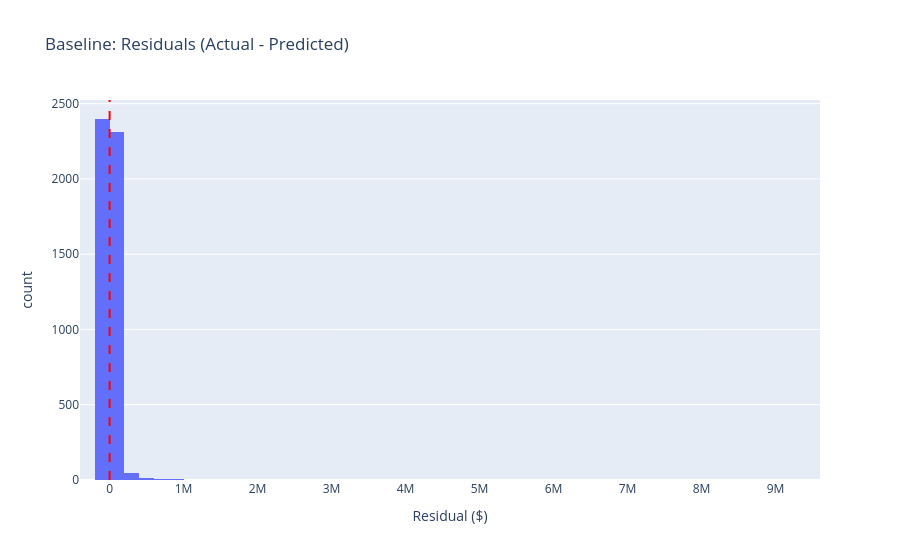

The notebook cell saved with this chart:
### Code cell
baseline_residuals = baseline_actual - baseline_preds

fig = px.histogram(
    baseline_residuals,
    nbins=80,
    title="Baseline: Residuals (Actual - Predicted)",
    labels={"value": "Residual ($)"},
)
fig.add_vline(x=0, line_dash="dash", line_color="red")
fig.update_layout(showlegend=False)
fig.show()

### Figure 1 — Plotly figure (JSON) as saved in the notebook; plotly's stock layout.template omitted (floating-point values rounded to 4 significant figures; data arrays with more than 128 entries replaced by an {"elided": "..."} marker saying what was removed)
{"data": [{"bingroup": "x", "hovertemplate": "variable=ConvertedCompYearly<br>Residual ($)=%{x}<br>count=%{y}<extra></extra>", "legendgroup": "ConvertedCompYearly", "marker": {"color": "#636efa", "pattern": {"shape": ""}}, "name": "ConvertedCompYearly", "nbinsx": 80, "orientation": "v", "showlegend": true, "type": "histogram", "x": {"elided": "4790 float values"}, "xaxis": "x", "yaxis": "y"}], "layout": {"barmode": "relative", "legend": {"title": {"text": "variable"}, "tracegroupgap": 0}, "shapes": [{"line": {"color": "red", "dash": "dash"}, "type": "line", "x0": 0, "x1": 0, "xref": "x", "y0": 0, "y1": 1, "yref": "y domain"}], "showlegend": false, "title": {"text": "Baseline: Residuals (Actual - Predicted)"}, "xaxis": {"anchor": "y", "domain": [0, 1], "title": {"text": "Residual ($)"}}, "yaxis": {"anchor": "x", "domain": [0, 1], "title": {"text": "count"}}}}
